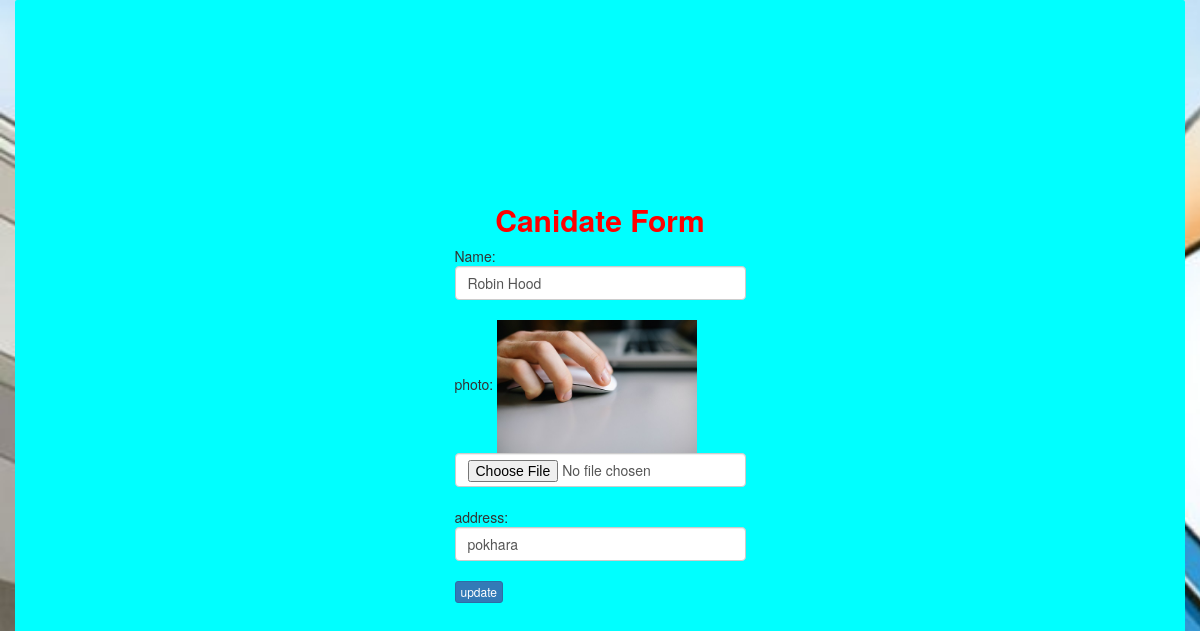
/canidate_edit.php?cid=32, run on the app's committed database.
### tables this page shows
CREATE TABLE `canidate` (
  `cid` int(100) NOT NULL,
  `name` varchar(100) NOT NULL,
  `photo` varchar(100) NOT NULL,
  `post` varchar(50) NOT NULL,
  `address` varchar(100) NOT NULL
);

### canidate_edit.php (the view, shortened to what this page needs)
<?php
$cid = $_GET['cid'];
include_once('config.php');
$sql = "SELECT * from canidate where cid ='$cid'";
$result = mysqli_query($conn, $sql);
$data = mysqli_fetch_assoc($result);
?>
<html>
<head>
    <link rel="stylesheet" href="css/bootstrap.min.css">
    <link rel="stylesheet" href="style.css">
</head>
<body>
    <div class="container form" style="margin-top:0px; background-color:aqua;">
        <div class="card-body">
            <form method="POST" action="" enctype="multipart/form-data">
                <h2 style="text-align:center; font-weight:bold;">Canidate Form</h2>
                Name:<input type="text" class="form-control" name="name" value="<?php echo $data['name']; ?>" required><br>
                photo:
                <?php
                $file = 'images/' . $data['photo'];
                if (!empty($data['photo']) && is_file($file)) : ?>
                    <img src="images/<?php echo $data['photo']; ?>" width="200">
                <?php else : ?>
                    <b>No image found.</b>
                <?php endif; ?>
                <input type="file" class="form-control" name="photo" value="<?php echo $data['photo']; ?>"><br>
                address:<input type="text" class="form-control" name="address" value="<?php echo $data['address']; ?>" required><br>
                <input type="submit" name="update" value="update" class="btn btn-xs btn-primary">
            </form>
        </div>
    </div>
</body>
</html>

### style.css (style rules this page uses)
body { background-image: url(images/IMG_1703.jpg); background-size: cover; }
h2 { color: red; }
.form { display: flex; align-items: center; justify-content: center; height: 100vh; border-radius:2px; box-sizing: border-box; /* }

### data on the page
canidate: name "Robin Hood", photo (picture), address "pokhara"
